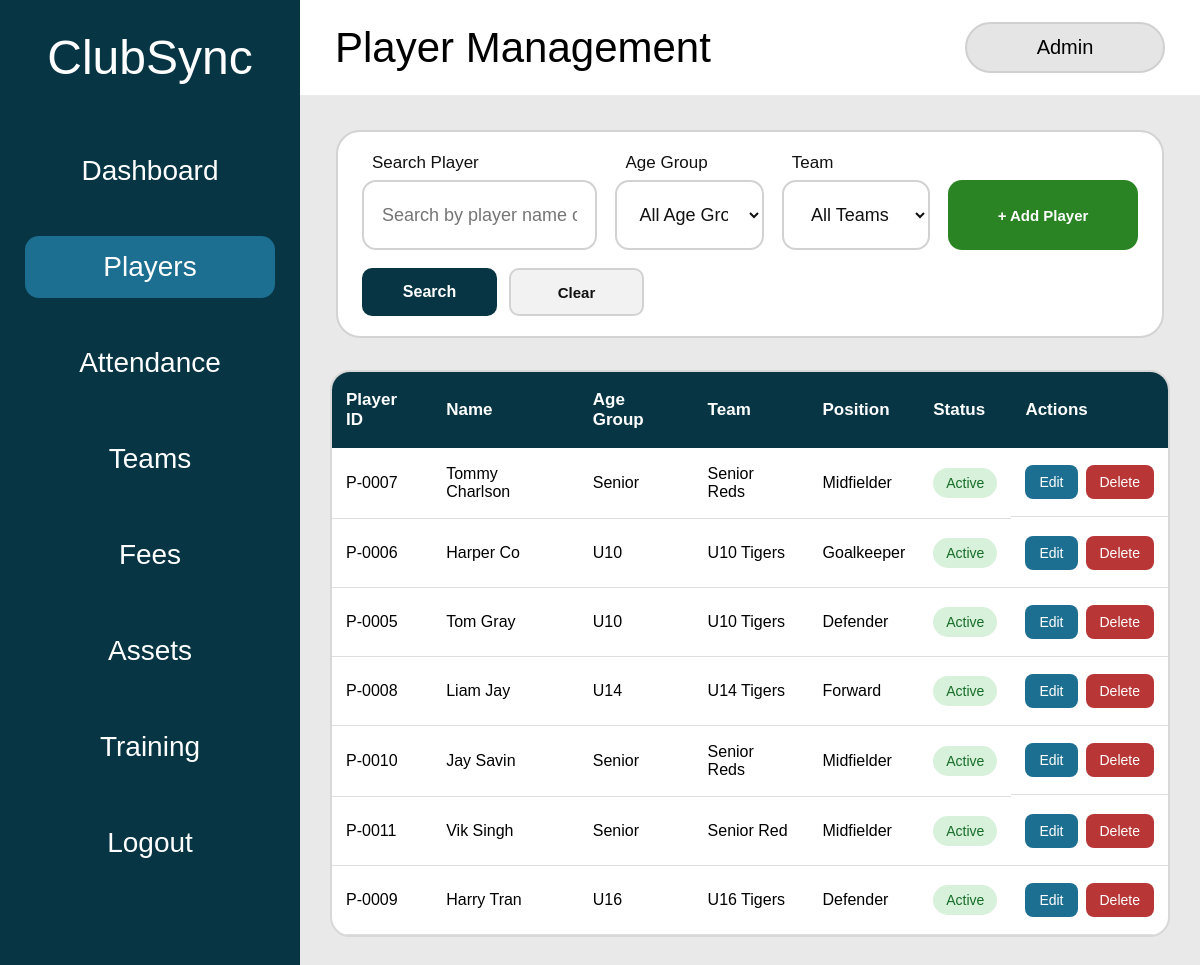
Page /players (signed in) on the committed database.
### tables this page shows
CREATE TABLE players (
    player_id INTEGER PRIMARY KEY AUTOINCREMENT,
    first_name TEXT NOT NULL,
    last_name TEXT NOT NULL,
    date_of_birth TEXT NOT NULL,
    age_group TEXT NOT NULL,
    team TEXT NOT NULL,
    position TEXT NOT NULL,
    contact_phone TEXT,
    emergency_contact TEXT,
    medical_notes TEXT,
    registration_status TEXT NOT NULL DEFAULT 'Active'
);

### app.py (the view, shortened to what this page needs)
@app.route("/players")
def players():
    if "role" not in session:
        return redirect(url_for("login"))
    if session["role"] == "Viewer":
        return redirect(url_for("viewer"))
    search = request.args.get(
        "search",
        ""
    ).strip()
    age_group = request.args.get(
        "age_group",
        ""
    ).strip()
    team = request.args.get(
        "team",
        ""
    ).strip()
    connection = get_database_connection()
    query = """
        SELECT *
        FROM players
        WHERE 1 = 1
    """
    parameters = []
    if age_group:
        query += " AND age_group = ?"
        parameters.append(age_group)
    if team:
        query += " AND team = ?"
        parameters.append(team)
    query += """
        ORDER BY
            last_name,
            first_name
    """
    player_records = connection.execute(
        query,
        parameters
    ).fetchall()
    teams = connection.execute("""
        SELECT DISTINCT team
        FROM players
        WHERE team != ''
        ORDER BY team
    """).fetchall()
    connection.close()
    return render_template(
        "players.html",
        players=player_records,
        teams=teams,
        search=search,
        selected_age_group=age_group,
        selected_team=team
    )

### app.py (called while the page is built)
def get_database_connection():
    connection = sqlite3.connect("clubsync.db")
    connection.row_factory = sqlite3.Row
    connection.execute("PRAGMA foreign_keys = ON")
    return connection

### templates/players.html (shortened to what this page needs)
<!DOCTYPE html>
<html lang="en">
<head>
    <link
        rel="stylesheet"
        href="{{ url_for('static', filename='css/style.css') }}"
    >
</head>
<body>
<div class="app-layout">
    <aside class="sidebar">
        <h1>ClubSync</h1>
        <nav>
            <a href="{{ url_for('dashboard') }}">
                Dashboard
            </a>
            <a
                class="active"
                href="{{ url_for('players') }}"
            >
                Players
            </a>
            <a href="{{ url_for('attendance') }}">
                Attendance
            </a>
            <a href="{{ url_for('teams') }}">
                Teams
            </a>
            <a href="{{ url_for('fees') }}">
                Fees
            </a>
            <a href="{{ url_for('assets') }}">
                Assets
            </a>
            <a href="{{ url_for('training') }}">
                Training
            </a>
            <a href="{{ url_for('logout') }}">
                Logout
            </a>
        </nav>
    </aside>
    <main class="main-content">
        <div class="top-bar">
            <div>
                <h2>Player Management</h2>
            </div>
            <div class="user-box">
                {{ session["role"] }}
            </div>
        </div>
        <section class="players-toolbar {% if session['role'] == 'Admin' %}admin-layout{% else %}coach-layout{% endif %}">
            <form
                method="GET"
                action="{{ url_for('players') }}"
                class="player-search-form"
            >
                <div class="player-filter-field player-search-field">
                    <label for="playerSearch">
                        Search Player
                    </label>
                    <input
                        id="playerSearch"
                        type="text"
                        name="search"
                        placeholder="Search by player name or position"
                        value="{{ search }}"
                    >
                </div>
                <div class="player-filter-field">
                    <label for="playerAgeGroup">
                        Age Group
                    </label>
                    <select
                        id="playerAgeGroup"
                        name="age_group"
                    >
                        <option value="">
                            All Age Groups
                        </option>
                    </select>
                </div>
                <div class="player-filter-field">
                    <label for="playerTeam">
                        Team
                    </label>
                    <select
                        id="playerTeam"
                        name="team"
                    >
                        <option value="">
                            All Teams
                        </option>
                    </select>
                </div>
                <div class="player-filter-actions">
                    <button
                        type="submit"
                        class="player-search-button"
                    >
                        Search
                    </button>
                    <a
                        href="{{ url_for('players') }}"
                        class="clear-filter-button"
                    >
                        Clear
                    </a>
                </div>
            </form>
            {% if session["role"] == "Admin" %}
                <button
                    type="button"
                    class="add-player-button"
                    onclick="openAddPlayerModal()"
                >
                    + Add Player
                </button>
            {% endif %}
        </section>
        <section class="player-table-container">
            <table class="player-table">
                <thead>
                    <tr>
                        <th>Player ID</th>
                        <th>Name</th>
                        <th>Age Group</th>
                        <th>Team</th>
                        <th>Position</th>
                        <th>Status</th>
                        {% if session["role"] == "Admin" %}
                            <th>Actions</th>
                        {% endif %}
                    </tr>
                </thead>
                <tbody>
                    {% for player in players %}
                    <tr>
                        <td>
                            P-{{ "%04d"|format(player["player_id"]) }}
                        </td>
                        <td>
                            {{ player["first_name"] }}
                            {{ player["last_name"] }}
                        </td>
                        <td>
                            {{ player["age_group"] }}
                        </td>
                        <td>
                            {{ player["team"] }}
                        </td>
                        <td>
                            {{ player["position"] }}
                        </td>
                        <td>
                            <span
                                class="player-status
                                {% if player['registration_status'] == 'Active' %}
                                    active-status
                                {% else %}
                                    inactive-status
                                {% endif %}"
                            >
                                {{ player["registration_status"] }}
                            </span>
                        </td>
                        {% if session["role"] == "Admin" %}
                        <td class="player-actions">
                            <button
                                type="button"
                                class="edit-player-button"
                                onclick="openEditPlayerModal(
                                    '{{ player['player_id'] }}',
                                    '{{ player['first_name']|e }}',
                                    '{{ player['last_name']|e }}',
                                    '{{ player['date_of_birth'] }}',
                                    '{{ player['age_group'] }}',
                                    '{{ player['team']|e }}',
                                    '{{ player['position'] }}',
                                    '{{ player['contact_phone']|e }}',
                                    '{{ player['emergency_contact']|e }}',
                                    '{{ player['medical_notes']|e }}',
                                    '{{ player['registration_status'] }}'
                                )"
                            >
                                Edit
                            </button>
                            <form
                                method="POST"
                                action="{{ url_for(
                                    'delete_player',
                                    player_id=player['player_id']
                                ) }}"
                                class="delete-player-form"
                                onsubmit="return confirm(
                                    'Are you sure you want to delete this player?'
                                );"
                            >
                                <button
                                    type="submit"
                                    class="delete-player-button"
                                >
                                    Delete
                                </button>
                            </form>
                        </td>
                        {% endif %}
                    </tr>
                    {% endfor %}
                </tbody>
            </table>
        </section>
    </main>
</div>
</body>
</html>

### rows in the picture
players: player_id "0007", first_name "Tommy", last_name "Charlson", age_group "Senior", team "Senior Reds", position "Midfielder", registration_status "Active"
players: player_id "0006", first_name "Harper", last_name "Co", age_group "U10", team "U10 Tigers", position "Goalkeeper", registration_status "Active"
players: player_id "0005", first_name "Tom", last_name "Gray", age_group "U10", team "U10 Tigers", position "Defender", registration_status "Active"
players: player_id "0008", first_name "Liam", last_name "Jay", age_group "U14", team "U14 Tigers", position "Forward", registration_status "Active"
players: player_id "0010", first_name "Jay", last_name "Savin", age_group "Senior", team "Senior Reds", position "Midfielder", registration_status "Active"
players: player_id "0011", first_name "Vik", last_name "Singh", age_group "Senior", team "Senior Red", position "Midfielder", registration_status "Active"
players: player_id "0009", first_name "Harry", last_name "Tran", age_group "U16", team "U16 Tigers", position "Defender", registration_status "Active"

### other values in the picture
{{ session["role"] }} "Admin"
